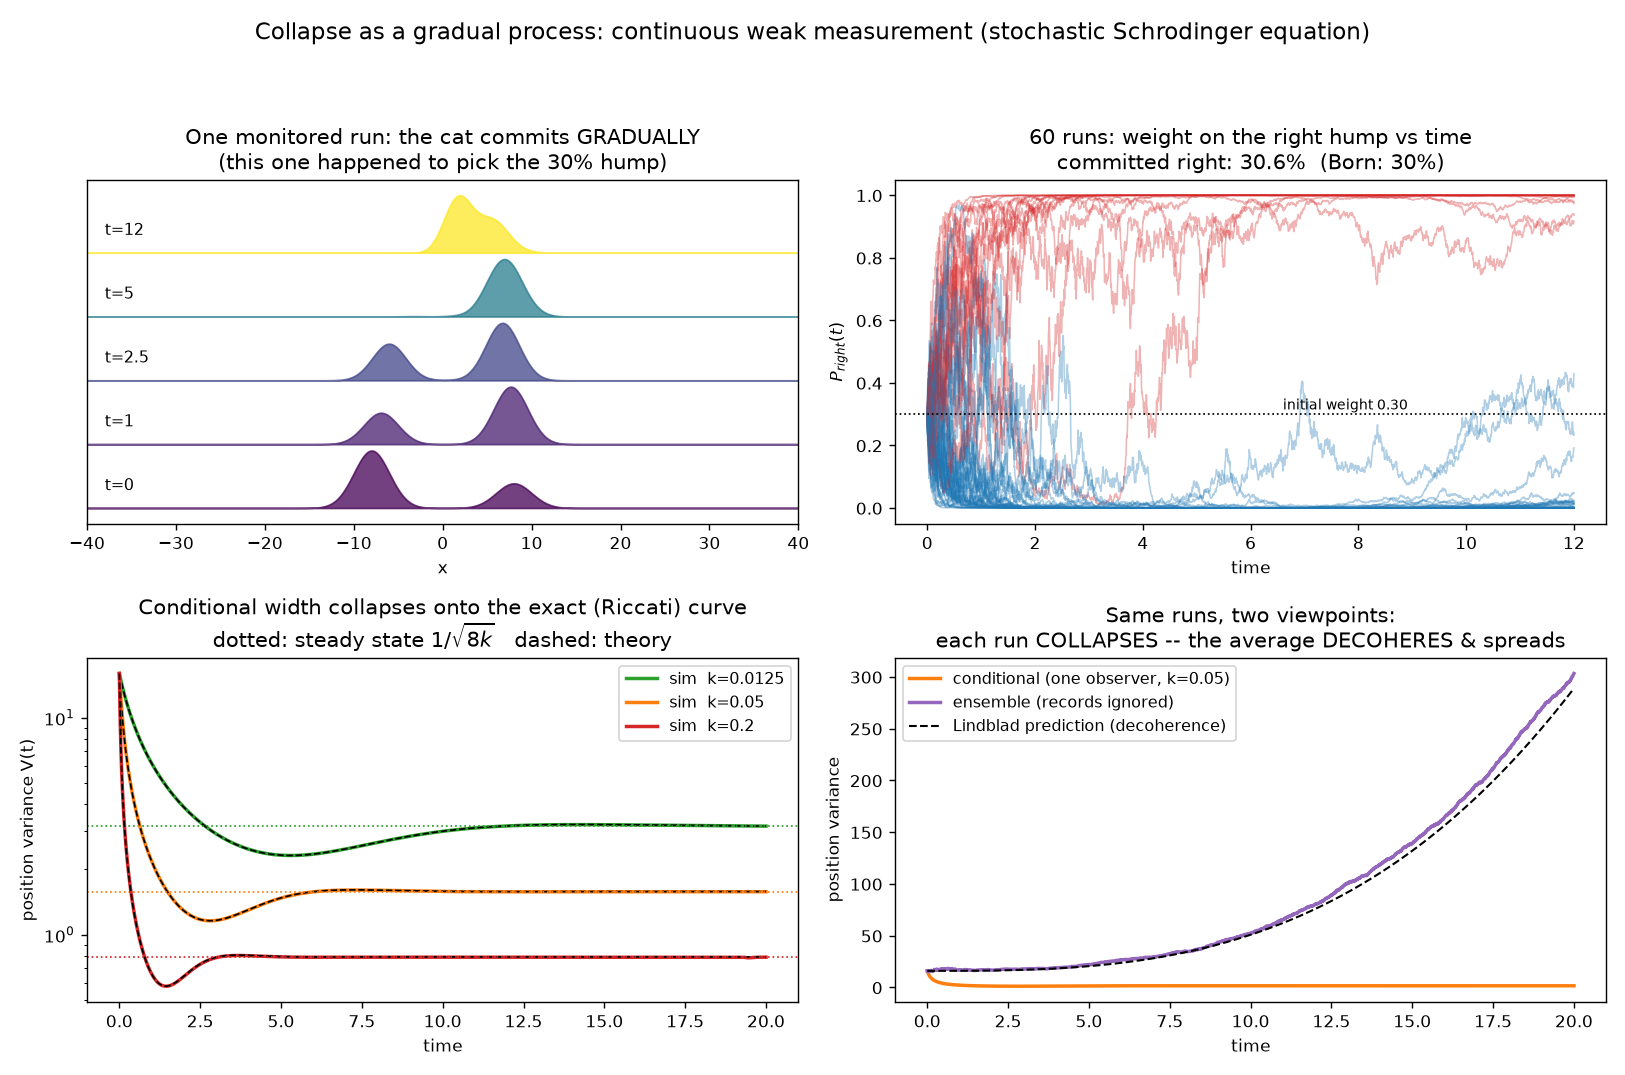

Generate this figure with Python:
"""
Experiment 1 — watch collapse happen gradually (continuous weak measurement).

We simulate the standard quantum-trajectory / stochastic Schrodinger equation (SSE)
for continuous position monitoring with strength k  (hbar = m = 1):

    d|psi> = [ -iH dt  -  k (x - <x>)^2 dt  +  sqrt(2k) (x - <x>) dW ] |psi>

H = p^2/2 (free particle).  dW = Gaussian noise, one draw per trajectory per step.
This is textbook physics (Jacobs & Steck 2006); each trajectory = one experimental
run with its own measurement record.

Three verifications, computed from the simulation alone:
  A) BORN RULE EMERGES: a two-hump cat  sqrt(0.7)|left> + sqrt(0.3)|right>
     commits gradually & randomly to one hump; the fraction of trajectories per
     hump must approach 70/30 -- not postulated, produced by the dynamics.
  B) CONDITIONAL STEADY STATE: for a monitored Gaussian the conditional variance
     must relax onto the deterministic Riccati solution and saturate at
     V_ss = 1/sqrt(8k).
  C) COLLAPSE vs DECOHERENCE: each single trajectory localizes (V saturates),
     while the ENSEMBLE ignoring the records spreads as the Lindblad prediction
     V_ens(t) = V0 + Vp0 t^2 + (2/3) k t^3.  Same physics, two viewpoints.
"""
import numpy as np
import matplotlib
matplotlib.use("Agg")
import matplotlib.pyplot as plt

rng = np.random.default_rng(7)

def run_sse(psi0, x, k, T, dt, M, snap_times=()):
    """Batch-evolve M trajectories from psi0 under free H + position monitoring."""
    N = x.size; dx = x[1] - x[0]
    kgrid = 2*np.pi*np.fft.fftfreq(N, dx)
    kin = np.exp(-0.5j * kgrid**2 * dt)
    psi = np.tile(psi0, (M, 1)).astype(np.complex128)
    steps = int(round(T/dt))
    snap_steps = {int(round(t/dt)): t for t in snap_times}
    ts, xm_t, V_t, Pr_t, snaps = [], [], [], [], {}
    for s in range(steps + 1):
        P = np.abs(psi)**2 * dx
        Ptot = P.sum(1, keepdims=True)
        P /= Ptot
        xm = (x[None, :]*P).sum(1, keepdims=True)
        V = ((x[None, :]-xm)**2 * P).sum(1)
        if s in snap_steps:
            snaps[snap_steps[s]] = (np.abs(psi)**2 / Ptot).copy()
        ts.append(s*dt); xm_t.append(xm[:, 0].copy()); V_t.append(V.copy())
        Pr_t.append(P[:, x > 0].sum(1))
        if s == steps:
            break
        psi = np.fft.ifft(np.fft.fft(psi, axis=1)*kin, axis=1)          # kinetic
        dW = rng.normal(0.0, np.sqrt(dt), (M, 1))
        # exponential (Kraus-like) update with the Ito correction included:
        # exp[-2k(x-xm)^2 dt + sqrt(2k)(x-xm) dW] expands (dW^2=dt) to the target
        # SSE increment  -k(x-xm)^2 dt + sqrt(2k)(x-xm) dW .
        psi *= np.exp(-2*k*(x[None, :]-xm)**2*dt + np.sqrt(2*k)*(x[None, :]-xm)*dW)
        psi /= np.sqrt((np.abs(psi)**2).sum(1, keepdims=True)*dx)       # renorm
    return (np.array(ts), np.array(xm_t), np.array(V_t), np.array(Pr_t), snaps)

def riccati(V0, C0, Vp0, k, T, dt=1e-3):
    """Deterministic conditional-covariance evolution (Gaussian/Kalman)."""
    V, C, Vp = V0, C0, Vp0
    ts, Vs = [0.0], [V0]
    n = int(T/dt)
    for i in range(n):
        dV = 2*C - 8*k*V*V
        dC = Vp - 8*k*V*C
        dVp = 2*k - 8*k*C*C
        V += dV*dt; C += dC*dt; Vp += dVp*dt
        if (i+1) % 50 == 0:
            ts.append((i+1)*dt); Vs.append(V)
    return np.array(ts), np.array(Vs)

# ================= A) cat commitment + Born rule =================
N, L = 1024, 80.0
x = np.linspace(-L/2, L/2, N, endpoint=False)
sig, d = 2.0, 8.0
gL = np.exp(-(x+d)**2/(4*sig**2)); gR = np.exp(-(x-d)**2/(4*sig**2))
gL /= np.sqrt((gL**2).sum()*(x[1]-x[0])); gR /= np.sqrt((gR**2).sum()*(x[1]-x[0]))
cat = np.sqrt(0.7)*gL + np.sqrt(0.3)*gR
cat /= np.sqrt((np.abs(cat)**2).sum()*(x[1]-x[0]))

kA, TA, dtA, MA = 0.003, 12.0, 0.005, 400
snapT = (0.0, 1.0, 2.5, 5.0, 12.0)
tsA, xmA, VA, PrA, snapsA = run_sse(cat, x, kA, TA, dtA, MA, snap_times=snapT)

final = PrA[-1]
right = np.sum(final > 0.9); left = np.sum(final < 0.1)
undec = MA - right - left
frac_r = right / max(1, right + left)
se = np.sqrt(0.3*0.7/max(1, right+left))
print(f"A) BORN RULE FROM DYNAMICS (cat = 70/30 left/right, k={kA}):")
print(f"   decided: {right+left}/{MA} (undecided {undec})")
print(f"   fraction committed RIGHT = {frac_r:.3f}   (Born prediction 0.300, "
      f"stat. err ~{se:.3f})")

# ================= B) conditional variance vs Riccati =================
N2, L2 = 2048, 160.0
x2 = np.linspace(-L2/2, L2/2, N2, endpoint=False)
V0 = 16.0
g0 = np.exp(-x2**2/(4*V0)); g0 /= np.sqrt((g0**2).sum()*(x2[1]-x2[0]))
ks = (0.0125, 0.05, 0.2)
TB, dtB, MB = 20.0, 0.005, 100
resB = {}
print("\nB) CONDITIONAL VARIANCE -> analytic steady state V_ss = 1/sqrt(8k):")
for kk in ks:
    tsB, xmB, VB, _, _ = run_sse(g0, x2, kk, TB, dtB, MB)
    late = VB[int(0.7*len(tsB)):].mean()
    print(f"   k={kk:<7}: late-time V = {late:7.3f}   exact 1/sqrt(8k) = "
          f"{1/np.sqrt(8*kk):7.3f}   (err {abs(late-1/np.sqrt(8*kk))/(1/np.sqrt(8*kk)):.1%})")
    resB[kk] = (tsB, xmB, VB)

# ================= C) collapse (conditional) vs decoherence (ensemble) ==========
kk = 0.05
tsB, xmB, VB = resB[kk]
V_cond = VB.mean(1)                                  # per-trajectory (conditional)
V_ens = VB.mean(1) + xmB.var(1)                      # pooled ensemble variance
Vp0 = 1/(4*V0)
V_lind = V0 + Vp0*tsB**2 + (2/3)*kk*tsB**3           # Lindblad (no-record) prediction
errC = abs(V_ens[-1]-V_lind[-1])/V_lind[-1]
print(f"\nC) COLLAPSE vs DECOHERENCE (k={kk}):")
print(f"   conditional V at T: {V_cond[-1]:.2f} (saturated near {1/np.sqrt(8*kk):.2f})")
print(f"   ensemble    V at T: {V_ens[-1]:.1f} vs Lindblad prediction {V_lind[-1]:.1f} "
      f"(err {errC:.1%})")

# ================= figure =================
fig, ax = plt.subplots(2, 2, figsize=(13, 8.6))

# (1) one trajectory committing (pick one that ends RIGHT, the 30% hump)
i_r = int(np.argmax(final > 0.9))
off = 0.0
for t in snapT:
    p = snapsA[t][i_r]
    ax[0, 0].fill_between(x, off, off + p/p.max()*0.9, alpha=0.75,
                          color=plt.cm.viridis(t/TA))
    ax[0, 0].text(-38, off+0.28, f"t={t:g}", fontsize=9)
    off += 1.0
ax[0, 0].set_title("One monitored run: the cat commits GRADUALLY\n(this one happened to pick the 30% hump)")
ax[0, 0].set_xlabel("x"); ax[0, 0].set_yticks([]); ax[0, 0].set_xlim(-40, 40)

# (2) P_right(t) spaghetti
for j in range(60):
    c = "tab:red" if final[j] > 0.5 else "tab:blue"
    ax[0, 1].plot(tsA, PrA[:, j], color=c, alpha=0.35, lw=0.9)
ax[0, 1].axhline(0.3, ls=":", color="k", lw=1)
ax[0, 1].text(6.6, 0.315, "initial weight 0.30", fontsize=8)
ax[0, 1].set_title(f"60 runs: weight on the right hump vs time\ncommitted right: {frac_r:.1%}  (Born: 30%)")
ax[0, 1].set_xlabel("time"); ax[0, 1].set_ylabel(r"$P_{right}(t)$")

# (3) conditional variance vs Riccati for three k
cols = {0.0125: "tab:green", 0.05: "tab:orange", 0.2: "tab:red"}
for kk2 in ks:
    tsb, _, Vb = resB[kk2]
    ax[1, 0].plot(tsb, Vb.mean(1), color=cols[kk2], lw=2, label=f"sim  k={kk2}")
    tr, Vr = riccati(V0, 0.0, 1/(4*V0), kk2, TB)
    ax[1, 0].plot(tr, Vr, "k--", lw=1)
    ax[1, 0].axhline(1/np.sqrt(8*kk2), color=cols[kk2], ls=":", lw=1)
ax[1, 0].set_yscale("log")
ax[1, 0].set_title("Conditional width collapses onto the exact (Riccati) curve\ndotted: steady state $1/\\sqrt{8k}$   dashed: theory")
ax[1, 0].set_xlabel("time"); ax[1, 0].set_ylabel("position variance V(t)")
ax[1, 0].legend(fontsize=9)

# (4) collapse vs decoherence
ax[1, 1].plot(tsB, V_cond, color="tab:orange", lw=2, label="conditional (one observer, k=0.05)")
ax[1, 1].plot(tsB, V_ens, color="tab:purple", lw=2, label="ensemble (records ignored)")
ax[1, 1].plot(tsB, V_lind, "k--", lw=1.2, label="Lindblad prediction (decoherence)")
ax[1, 1].set_title("Same runs, two viewpoints:\neach run COLLAPSES -- the average DECOHERES & spreads")
ax[1, 1].set_xlabel("time"); ax[1, 1].set_ylabel("position variance")
ax[1, 1].legend(fontsize=9)

fig.suptitle("Collapse as a gradual process: continuous weak measurement (stochastic Schrodinger equation)",
             fontsize=13.5)
fig.tight_layout(rect=[0, 0, 1, 0.94])
fig.savefig("weak_measurement.png", dpi=125)
print("\nsaved -> qsim/weak_measurement.png")
